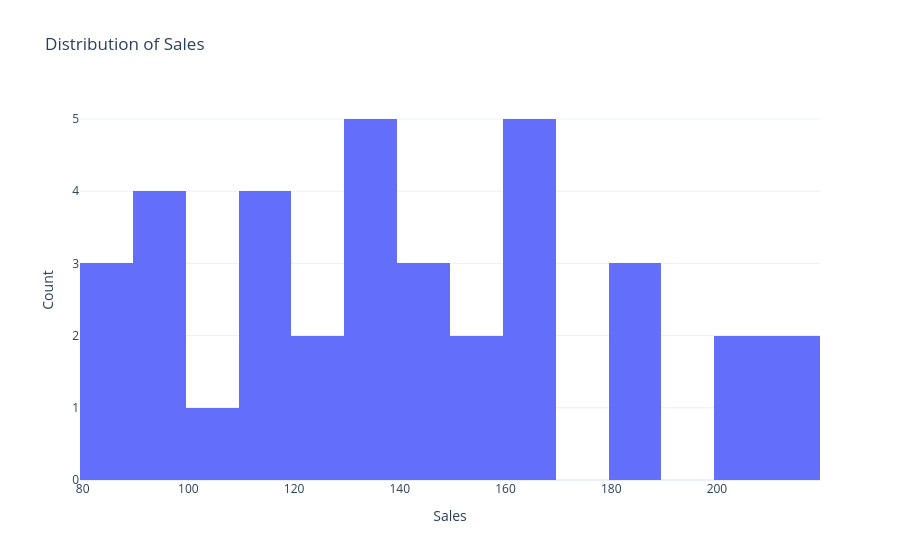

Notebook source saved alongside this figure:
### Code cell
fig = px.histogram(
    df_plotly,
    x="sales",
    nbins=15,
    title="Distribution of Sales"
)

fig.update_layout(
    xaxis_title="Sales",
    yaxis_title="Count"
)

fig.show()

### Figure 1 — Plotly figure (JSON) as saved in the notebook; plotly's stock layout.template omitted (floating-point values rounded to 4 significant figures)
{"data": [{"bingroup": "x", "hovertemplate": "sales=%{x}<br>count=%{y}<extra></extra>", "legendgroup": "", "marker": {"color": "#636efa", "pattern": {"shape": ""}}, "name": "", "nbinsx": 15, "orientation": "v", "showlegend": false, "type": "histogram", "x": [182, 94, 182, 132, 117, 100, 137, 168, 138, 94, 130, 143, 130, 152, 211, 88, 163, 87, 160, 183, 213, 83, 123, 93, 119, 203, 94, 168, 208, 142, 160, 112, 120, 151, 112, 141], "xaxis": "x", "yaxis": "y"}], "layout": {"barmode": "relative", "legend": {"tracegroupgap": 0}, "title": {"text": "Distribution of Sales"}, "xaxis": {"anchor": "y", "domain": [0, 1], "title": {"text": "Sales"}}, "yaxis": {"anchor": "x", "domain": [0, 1], "title": {"text": "Count"}}}}
